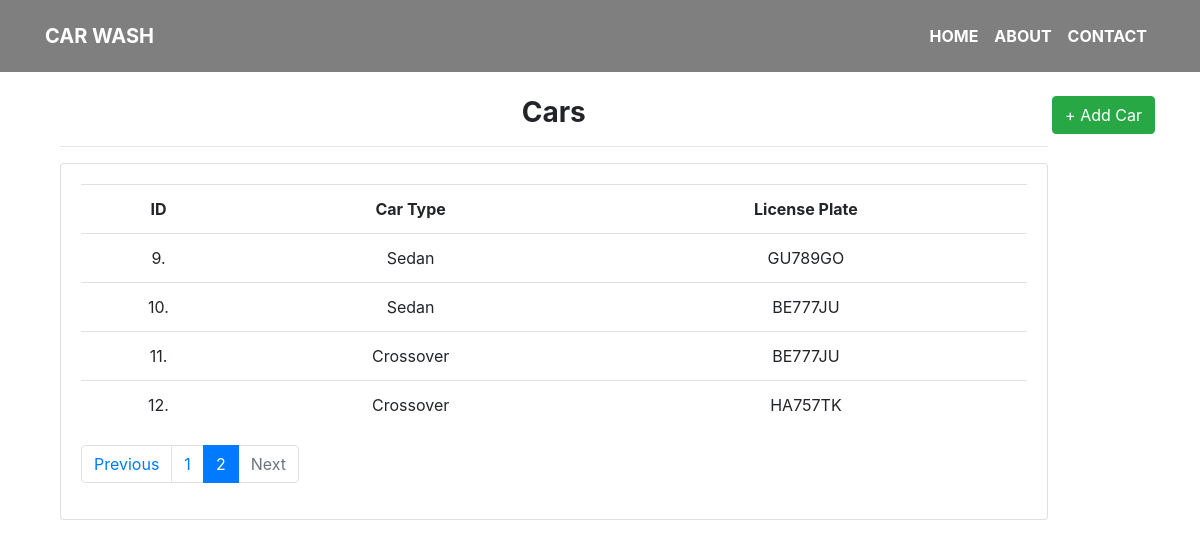
Before: /cars/?page=2 with the older database file.
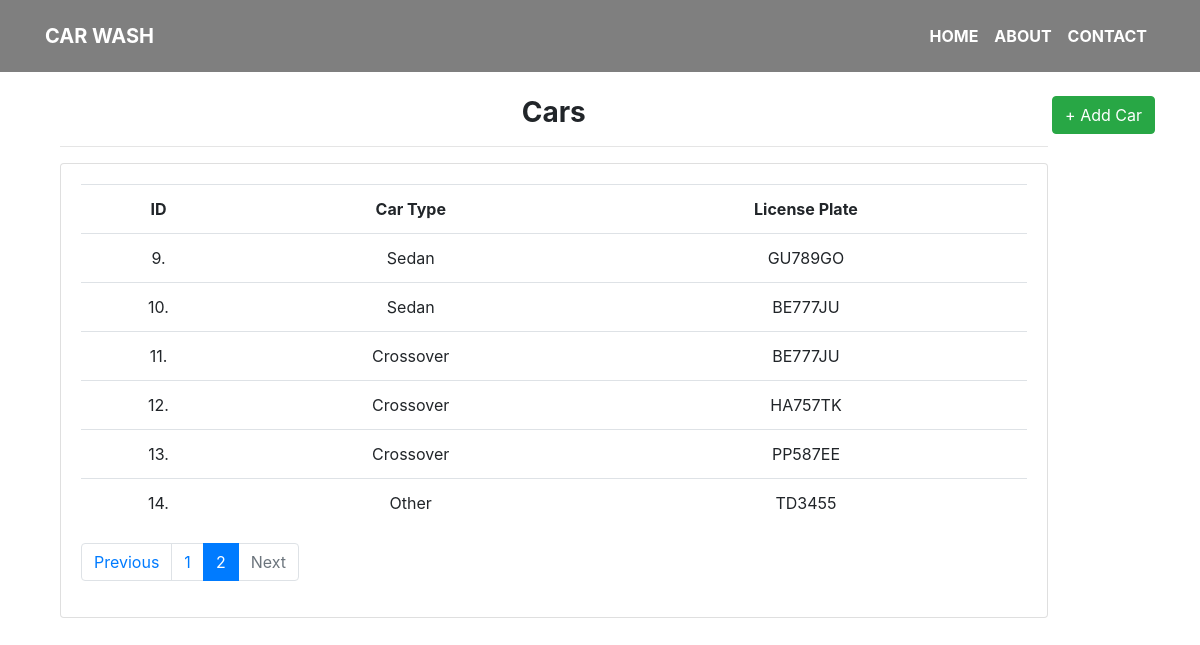
After: the same page with the newer database file.
### car_wash/models.py (models this page shows, shortened)
class Car(models.Model):
    car_type = models.ForeignKey(CarType, on_delete=models.SET_NULL, null=True)
    license_plate = models.CharField(max_length=30, null=False)

class CarType(models.Model):
    name = models.CharField(max_length=50, verbose_name=_('Car-Type'), unique=True)
    price = models.DecimalField(max_digits=4, decimal_places=2)
    def __str__(self):
        return self.name

### car_wash/views.py (the view)
# urls.py: path('cars/', cars_list, name='cars_list'),
def cars_list(request):
    cars = Car.objects.all()
    p = Paginator(cars, 8)
    page_num = request.GET.get('page', 1)
    try:
        page = p.page(page_num)
    except EmptyPage:
        page = p.page(1)
    if page.has_next():
        next_url = f'?page={page.next_page_number()}'
    else:
        next_url = ''
    if page.has_previous():
        prev_url = f'?page={page.previous_page_number()}'
    else:
        prev_url = ''
    return render(request, 'cars.html',
                  {
                      'cars': page,
                      'next_page_url': next_url,
                      'prev_page_url': prev_url
                  })

### car_wash/templates/cars.html
{% extends 'base.html' %}
{% block body %}
{% load static %}
    <br>
    <br>
    <br>
    <br>
<a style='display:inline' class="btn btn-success float-right" href="{% url 'car_wash:add_car' %}" >+ Add Car</a>
<div class="col-md-11">
		<h3><strong>Cars</strong></h3>
		<hr>
		<div class="card card-body">
            <table class="table">
				<tr>
                    <th>ID</th>
                    <th>Car Type</th>
					<th>License Plate</th>
				</tr>
				{% for car in cars %}
					<tr>
                        <td>{{ car.pk }}.</td>
						<td>{{ car.car_type }}</td>
                        <td>{{ car.license_plate }}</td>
					</tr>
				{% endfor %}
			</table>
            <nav aria-label="...">
              <ul class="pagination">
                <li class="page-item {% if not prev_page_url %} disabled {% endif %}">
                        <a class="page-link" href="{{ prev_page_url }}" tabindex="-1">Previous</a>
                </li>
                  {% for i in cars.paginator.page_range %}
                      {% if cars.number == i %}
                          <li class="page-item active">
                            <a class="page-link" href="?page={{ i }}">{{ i }}<span class="sr-only">(current)</span></a>
                          </li>
                      {% elif i > cars.number|add:-3 and i < cars.number|add:3 %}
                          <li class="page-item">
                              <a class="page-link" href="?page={{ i }}">{{ i }}</a>
                          </li>
                      {% endif %}
                  {% endfor %}
                <li class="page-item {% if not next_page_url %} disabled {% endif %}">
                        <a class="page-link" href="{{ next_page_url }}">Next</a>
                </li>
              </ul>
            </nav>
		</div>
	</div>
{% endblock body %}

Changed rows visible on the page:
added Car: pk "13", car_type "Crossover", license_plate "PP587EE"
added Car: pk "14", car_type "Other", license_plate "TD3455"
